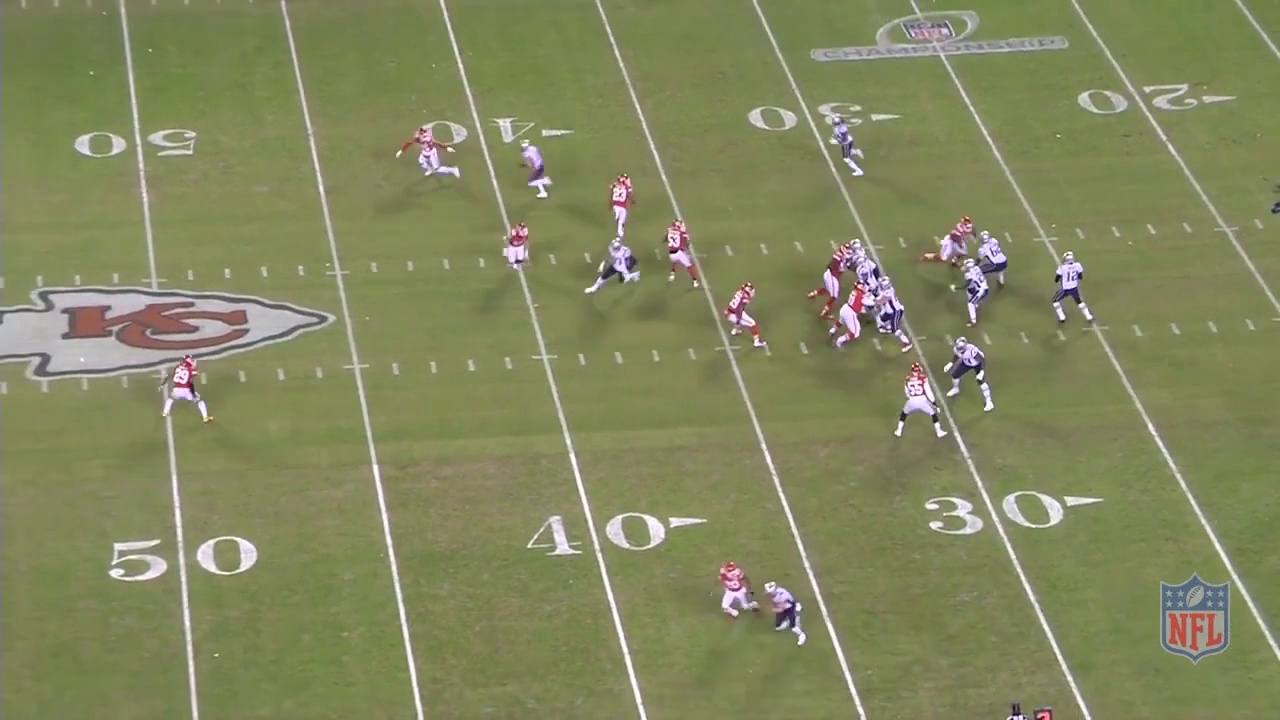
#> input picture data/defensive_shells/player_roles/pass_001_post_original.jpg, 1280 x 720 px
$ python -i field.py   (imports and definitions only)
#> lines starting #> are read from the running program, lines starting #| are printed output that depends on the picture; after the words box and inside, x2 and y2 are one past the last pixel; in counts of white or black regions, pixels touching at a corner belong together
"""Detect visible sidelines; follow automatic or manually selected boundaries."""
import cv2
import numpy as np


def detect_sidelines(frame):
    """Find long, mostly horizontal turf/non-turf edges on opposite sides.

    This targets the elevated sideline camera, not end-zone views. A candidate
    must have grass on the field side and less grass outside. Yard lines fail
    that test. Partial lines are extended across the image only after pairing.
    """
    height, width = frame.shape[:2]
    hsv = cv2.cvtColor(frame, cv2.COLOR_BGR2HSV)
    grass = cv2.inRange(hsv, (20, 35, 30), (95, 255, 255)) > 0
    gray = cv2.cvtColor(frame, cv2.COLOR_BGR2GRAY)
    edges = cv2.Canny(gray, 45, 120)
    lines = cv2.HoughLinesP(edges, 1, np.pi / 720, threshold=max(30, width // 20),
                            minLineLength=width * .14, maxLineGap=width * .035)
    candidates = {"far": [], "near": []}
    if lines is None or grass.mean() < .35:
        return {}
    for x1, y1, x2, y2 in lines[:, 0]:
        if abs(x2 - x1) < width * .14:
            continue
        slope = (y2 - y1) / (x2 - x1)
        if abs(slope) > .35:
            continue
        intercept = y1 - slope * x1
        middle = slope * width / 2 + intercept
        side = "far" if middle < height * .40 else "near" if middle > height * .60 else None
        if side is None:
            continue
        xs = np.linspace(0, width - 1, 100).astype(int)
        ys = slope * xs + intercept
        inward = 1 if side == "far" else -1
        inside, outside = [], []
        for distance in (12, 22, 35):
            offset = distance * height / 720
            a = np.round(ys + inward * offset).astype(int)
            b = np.round(ys - inward * offset).astype(int)
            valid = (a >= 0) & (a < height) & (b >= 0) & (b < height)
            if valid.sum() >= 40:
                inside.extend(grass[a[valid], xs[valid]])
                outside.extend(grass[b[valid], xs[valid]])
        if not inside:
            continue
        inner, outer = np.mean(inside), np.mean(outside)
        if inner < .65 or inner - outer < .30:
            continue
        score = inner - outer + .1 * abs(x2 - x1) / width
        candidates[side].append((score, np.array([[0, intercept], [width - 1,
                                  slope * (width - 1) + intercept]], dtype=np.float32)))
    return {side: max(options, key=lambda option: option[0])[1]
            for side, options in candidates.items() if options}


class FieldFilter:
    def __init__(self, automatic=True):
        self.points = None
        self.previous = None
        self.motion = None
        self.automatic = automatic
        self.candidates = {}
        self.pending = None
        self.message = "Auto field: waiting for BOTH sidelines" if automatic else "Field: not selected"

    # [16 lines left out: functions select, clear, not called in this run]

    def enable_auto(self):
        self.clear("Auto field: waiting for BOTH sidelines")
        self.automatic = True

    def detect(self, frame):
        self.candidates = detect_sidelines(frame)
        if len(self.candidates) != 2:
            self.pending = None
            if self.points is None:
                sides = ", ".join(self.candidates) or "none"
                self.message = f"Auto field: visible {sides}; waiting for BOTH sidelines"
            else:
                self.message = "Auto field: following previously detected sidelines"
            return
        far, near = self.candidates["far"], self.candidates["near"]
        if np.min(near[:, 1] - far[:, 1]) < frame.shape[0] * .3:
            self.pending = None
            return
        polygon = np.array([far[0], far[1], near[1], near[0]], dtype=np.float32)
        # Require agreement in two consecutive frames to reject one-frame clutter.
        if self.pending is not None and np.max(np.abs(polygon - self.pending)) < frame.shape[0] * .03:
            self.points = polygon
            self.message = "Auto field: BOTH sidelines detected"
        elif self.points is None:
            self.message = "Auto field: confirming BOTH sidelines on next frame"
        self.pending = polygon

    # [5 lines left out: function contains, not called in this run]

    def advance(self, frame, previous_people=()):
        self._follow(frame, previous_people)
        if self.automatic:
            self.detect(frame)

    def _follow(self, frame, previous_people):
        self.motion = None
        gray = cv2.cvtColor(frame, cv2.COLOR_BGR2GRAY)
        previous, self.previous = self.previous, gray
        if previous is None:
            return
        mask = np.full_like(previous, 255)
        if self.points is not None:
            mask.fill(0)
            cv2.fillPoly(mask, [self.points.astype(np.int32)], 255)
        for item in previous_people:
            x1, y1, x2, y2 = map(int, item.box)
            cv2.rectangle(mask, (max(0, x1 - 5), max(0, y1 - 5)), (x2 + 5, y2 + 5), 0, -1)
        points = cv2.goodFeaturesToTrack(previous, 250, 0.01, 8, mask=mask)
        if points is None or len(points) < 12:
            if self.points is not None:
                self.clear("Field LOST: press F to redraw; filtering disabled")
            return
        moved, status, _ = cv2.calcOpticalFlowPyrLK(previous, gray, points, None)
        good = status.ravel() == 1
        if good.sum() < 12:
            if self.points is not None:
                self.clear("Field LOST: press F to redraw; filtering disabled")
            return
        transform, inliers = cv2.estimateAffinePartial2D(
            points[good], moved[good], method=cv2.RANSAC, ransacReprojThreshold=2)
        if transform is None or inliers.sum() < 12 or inliers.mean() < 0.6:
            if self.points is not None:
                self.clear("Field LOST: press F to redraw; filtering disabled")
            return
        scale = np.linalg.norm(transform[0, :2])
        if not 0.85 < scale < 1.18 or np.linalg.norm(transform[:, 2]) > 0.15 * gray.shape[1]:
            if self.points is not None:
                self.clear("Field LOST: camera jump; press F to redraw")
            return
        self.motion = transform
        if self.points is not None:
            self.points = cv2.transform(self.points[None], transform)[0]

>>> import cv2
>>> picture = cv2.imread('../../data/defensive_shells/player_roles/pass_001_post_original.jpg')
#> picture is the input picture: shape (720, 1280, 3); mean B, G, R 93.4, 134.6, 130.4
>>> result = FieldFilter().advance(picture)
#> in _follow, `gray = cv2.cvtColor(frame, cv2.COLOR_BGR2GRAY)`:
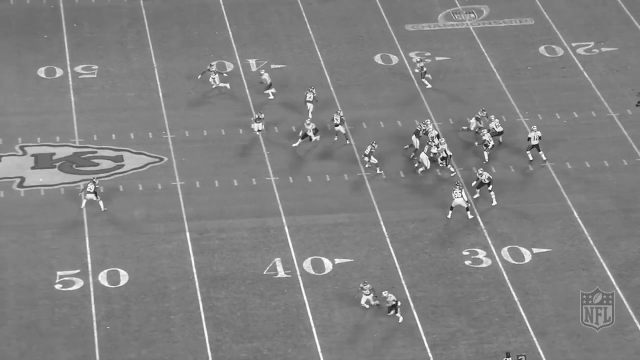
#> gray: shape (720, 1280) (shown at 1/2 size); min 6, max 255, mean 128.6
#> in detect_sidelines, `grass = cv2.inRange(hsv, (20, 35, 30), (95, 255, 255)) > 0`:
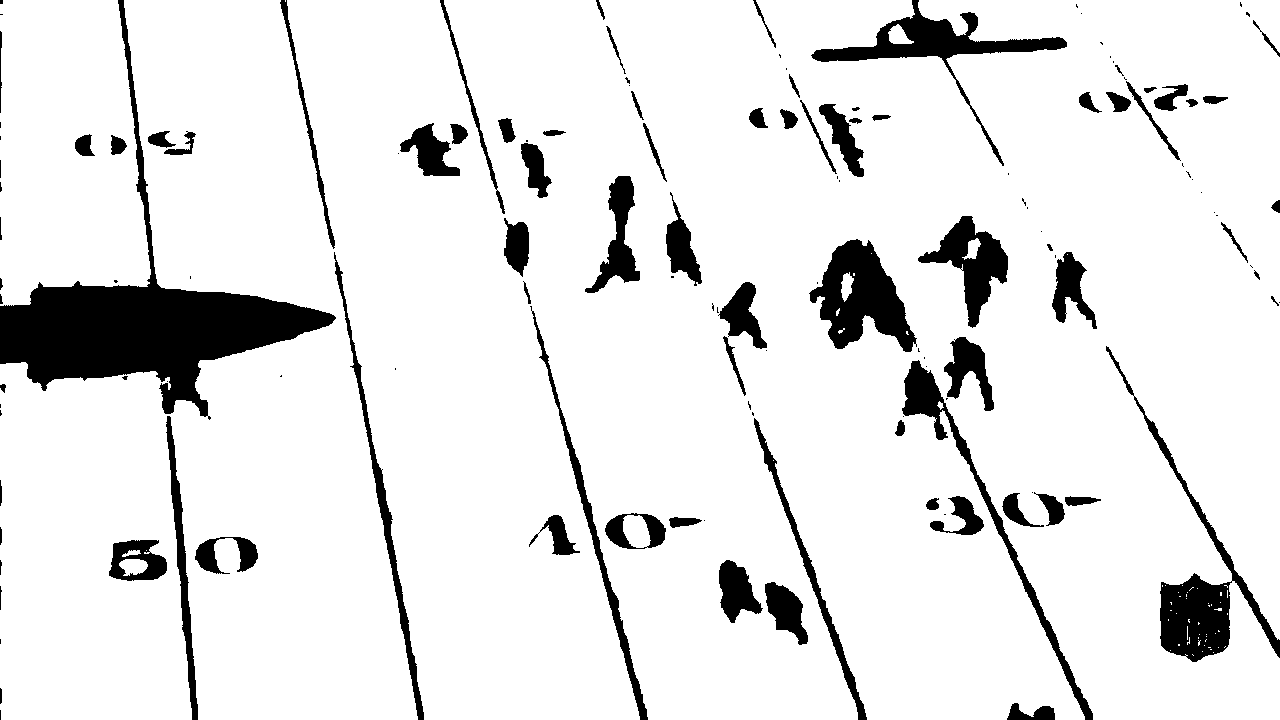
#> grass: shape (720, 1280) bool; 89.8% white; 140 black regions (61 under 20 px), largest, box (x1, y1, x2, y2) and area: (0, 0, 336, 420) 25714, (1106, 346, 1280, 662) 6863, (809, 239, 917, 352) 6347
#> in detect_sidelines, `edges = cv2.Canny(gray, 45, 120)`:
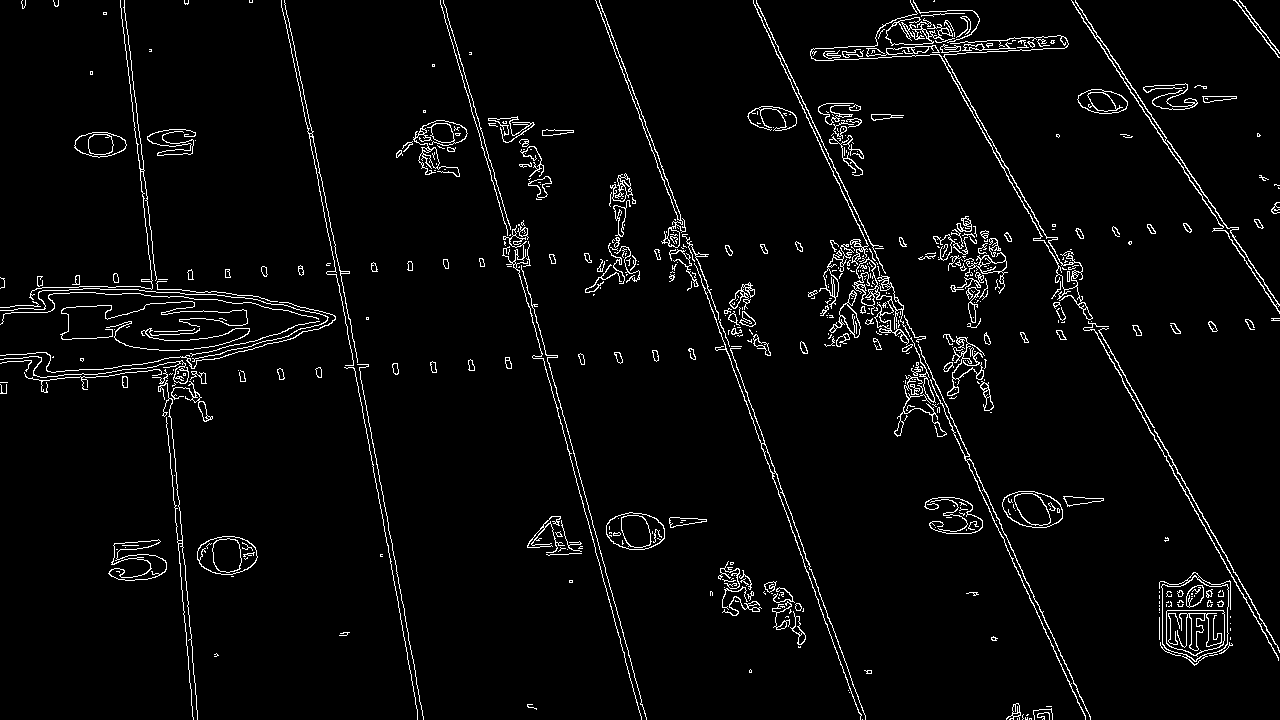
#> edges: shape (720, 1280); 3.6% white in thin lines or dots
#> in detect_sidelines, `lines = cv2.HoughLinesP(edges, 1, np.pi / 720, threshold=max(30, width..`: lines = 87 rows, first 6: [910, 2, 1278, 660], [676, 212, 860, 717], [756, 0, 1090, 717], [790, 79, 1085, 719], [657, 152, 865, 716], [512, 229, 646, 719]
#> the loop in detect_sidelines, `for x1, y1, x2, y2 in lines[:, 0]:` made 87 passes
#> (x1, y1, x2, y2) on passes 6, 8, 9, 12, 13, 14, 16, 17: (512, 229, 646, 719), (330, 241, 417, 711), (490, 170, 624, 654), (313, 131, 416, 678), (154, 291, 193, 719), (605, 15, 695, 257), (120, 0, 167, 412), (567, 449, 641, 719)
#> in detect, `self.candidates = detect_sidelines(frame)`: self.candidates = 0 items

$ run again, on data/defensive_shells/player_roles/pass_002_post_original.jpg
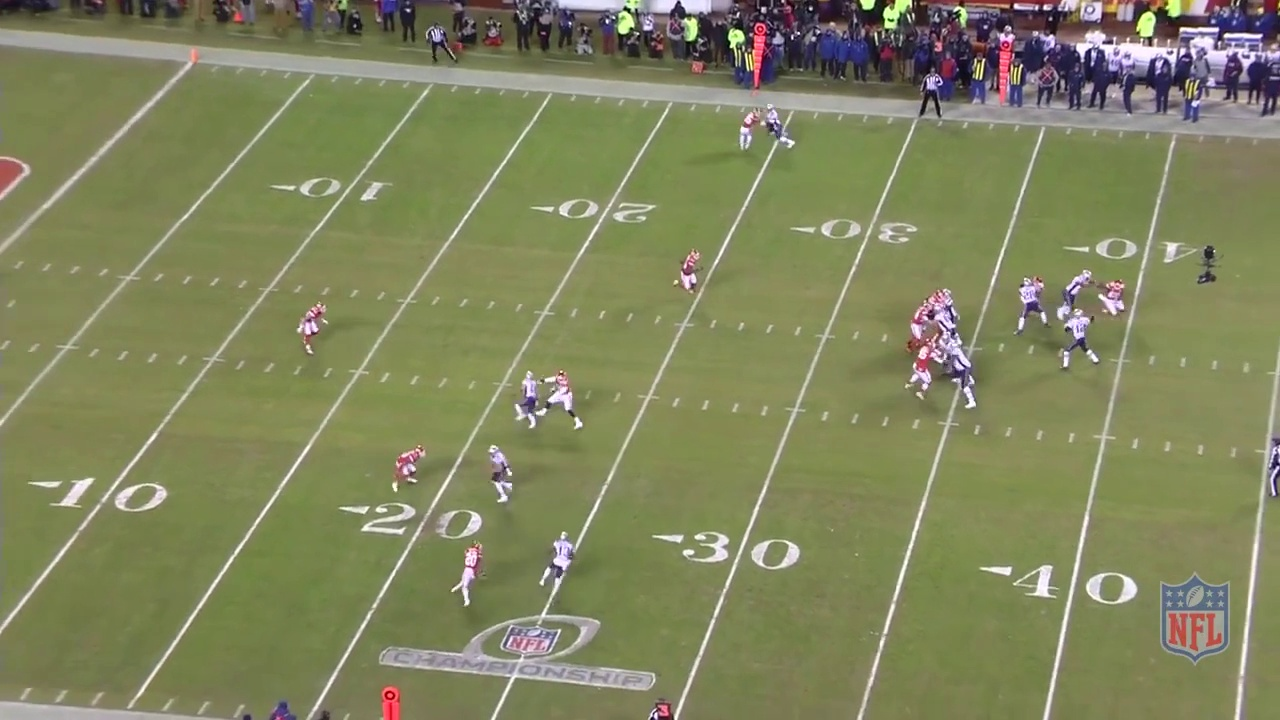
#> input picture data/defensive_shells/player_roles/pass_002_post_original.jpg, 1280 x 720 px
#> picture is the input picture: shape (720, 1280, 3); mean B, G, R 93.3, 132.2, 128.5
#> hsv: shape (720, 1280, 3); mean H, S, V 42.6, 85.1, 135.4
#> in detect_sidelines, `grass = cv2.inRange(hsv, (20, 35, 30), (95, 255, 255)) > 0`:
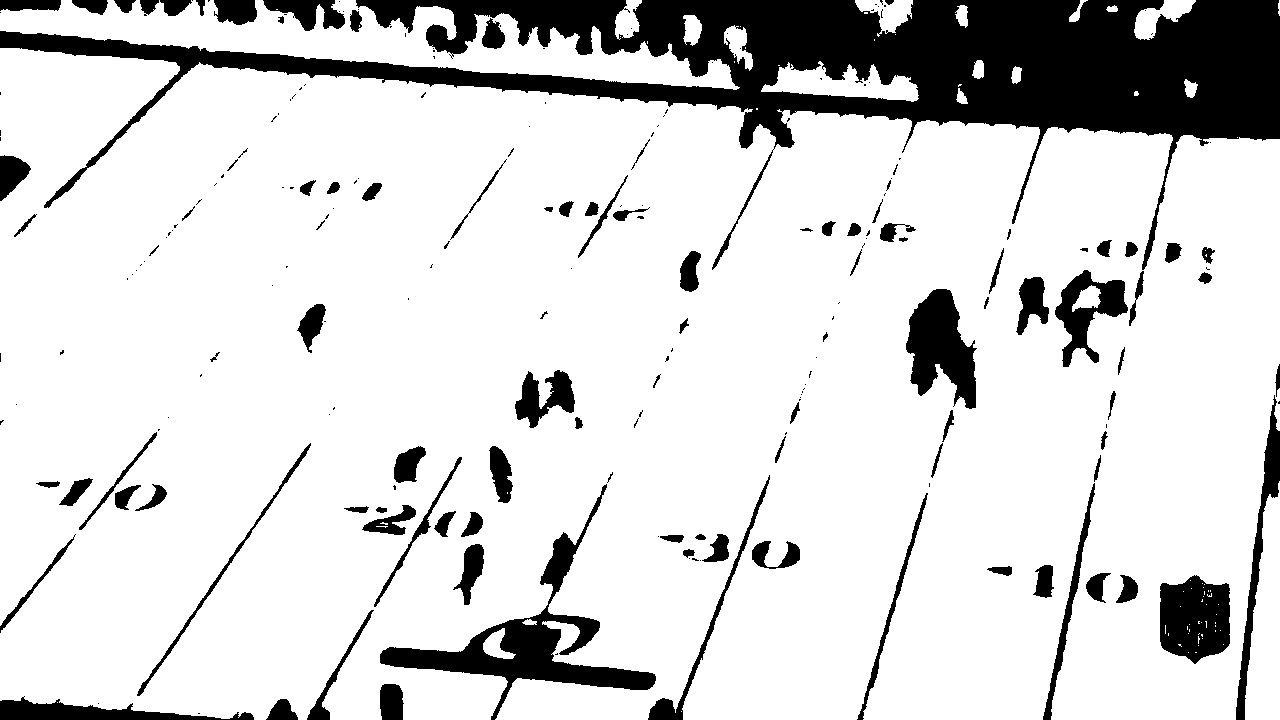
#> grass: shape (720, 1280) bool; 83.6% white; 226 black regions (123 under 20 px), largest, box (x1, y1, x2, y2) and area: (0, 0, 1280, 270) 90569, (380, 484, 656, 720) 10226, (906, 289, 977, 409) 5147
#> in detect_sidelines, `edges = cv2.Canny(gray, 45, 120)`:
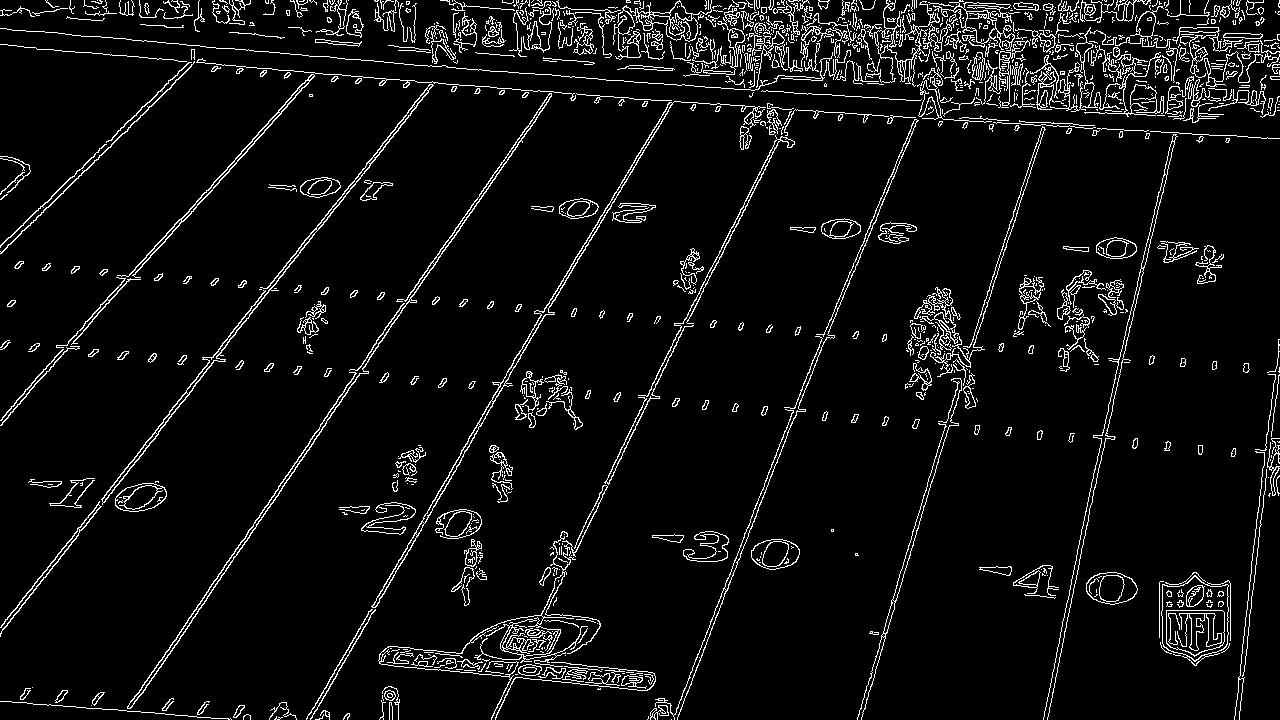
#> edges: shape (720, 1280); 6% white in thin lines or dots
#> lines = 232 rows, first 6: [0, 634, 489, 8], [129, 711, 466, 217], [464, 451, 725, 8], [125, 710, 371, 351], [307, 718, 546, 305], [920, 89, 1222, 114]
#> the loop in detect_sidelines, `for x1, y1, x2, y2 in lines[:, 0]:` made 232 passes
#> (x1, y1, x2, y2, slope, intercept, middle, side) on passes 6 to 8: (920, 89, 1222, 114, 0.0828, 12.84, 65.82, 'far'), (416, 51, 1278, 43, -0.00928, 54.86, 48.92, 'far'), (0, 28, 493, 71, 0.0872, 28, 83.82, 'far')
#> self.candidates = {'far': [[0, 56.91], [1279, 152.4]]}
